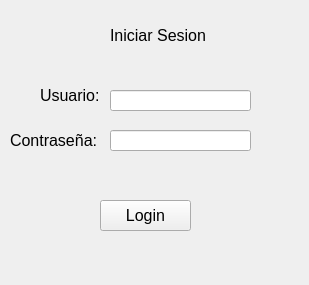
<?xml version="1.0" encoding="UTF-8"?>
<ui version="4.0">
 <class>Inicio</class>
 <widget class="QWidget" name="Inicio">
  <property name="geometry">
   <rect>
    <x>0</x>
    <y>0</y>
    <width>309</width>
    <height>285</height>
   </rect>
  </property>
  <property name="windowTitle">
   <string>Iniciar Sesion</string>
  </property>
  <widget class="QLabel" name="label_3">
   <property name="geometry">
    <rect>
     <x>10</x>
     <y>130</y>
     <width>91</width>
     <height>21</height>
    </rect>
   </property>
   <property name="font">
    <font>
     <family>Tahoma</family>
     <pointsize>12</pointsize>
    </font>
   </property>
   <property name="text">
    <string>Contraseña:</string>
   </property>
  </widget>
  <widget class="QLabel" name="label">
   <property name="geometry">
    <rect>
     <x>110</x>
     <y>20</y>
     <width>101</width>
     <height>31</height>
    </rect>
   </property>
   <property name="font">
    <font>
     <family>Tahoma</family>
     <pointsize>12</pointsize>
    </font>
   </property>
   <property name="text">
    <string>Iniciar Sesion</string>
   </property>
  </widget>
  <widget class="QLabel" name="label_2">
   <property name="geometry">
    <rect>
     <x>40</x>
     <y>80</y>
     <width>61</width>
     <height>31</height>
    </rect>
   </property>
   <property name="font">
    <font>
     <family>Tahoma</family>
     <pointsize>12</pointsize>
    </font>
   </property>
   <property name="text">
    <string>Usuario:</string>
   </property>
  </widget>
  <widget class="QLineEdit" name="lineEdit">
   <property name="geometry">
    <rect>
     <x>110</x>
     <y>90</y>
     <width>141</width>
     <height>21</height>
    </rect>
   </property>
  </widget>
  <widget class="QLineEdit" name="lineEdit_2">
   <property name="geometry">
    <rect>
     <x>110</x>
     <y>130</y>
     <width>141</width>
     <height>21</height>
    </rect>
   </property>
   <property name="echoMode">
    <enum>QLineEdit::Password</enum>
   </property>
  </widget>
  <widget class="QPushButton" name="pushButton">
   <property name="geometry">
    <rect>
     <x>100</x>
     <y>200</y>
     <width>91</width>
     <height>31</height>
    </rect>
   </property>
   <property name="font">
    <font>
     <family>Tahoma</family>
     <pointsize>12</pointsize>
    </font>
   </property>
   <property name="text">
    <string>Login</string>
   </property>
  </widget>
 </widget>
 <resources/>
 <connections/>
</ui>
